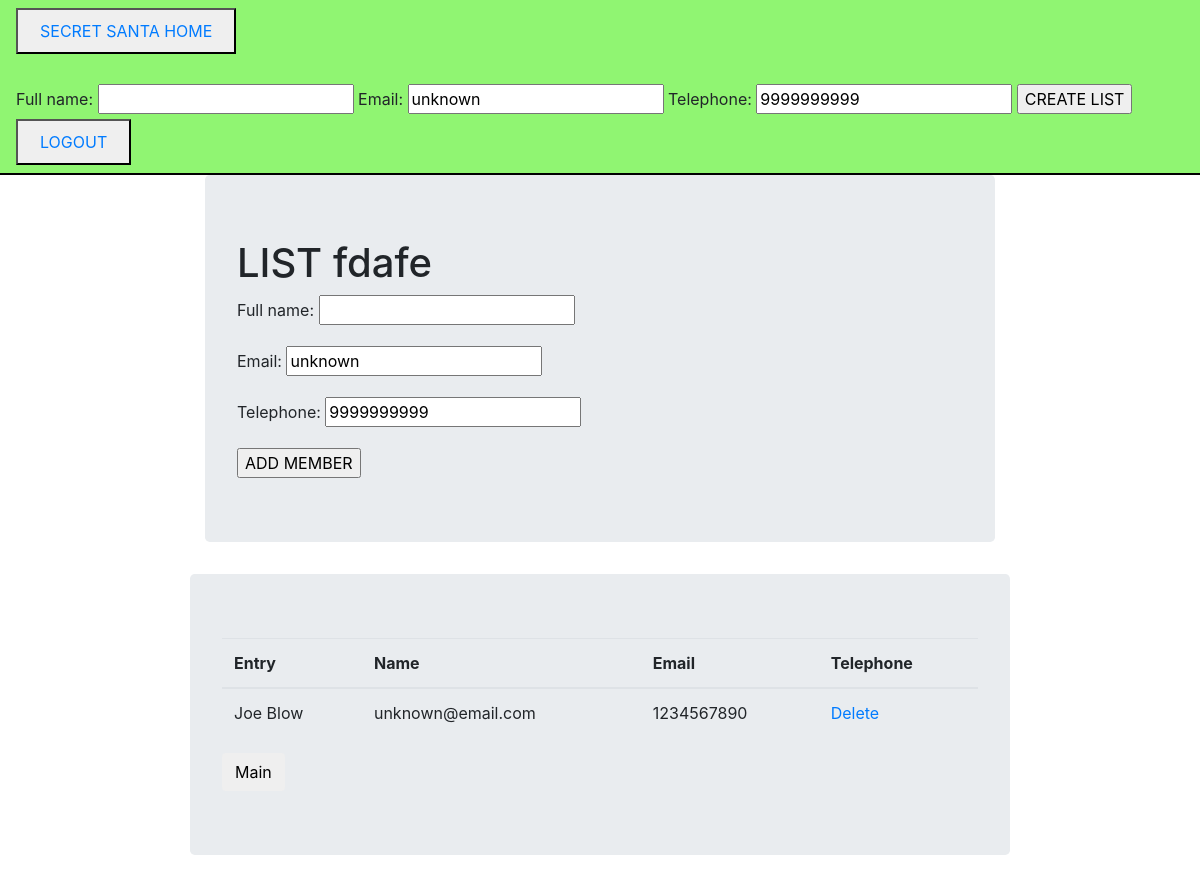
The page /secret_santa/enter_members/ on the database as committed earlier.
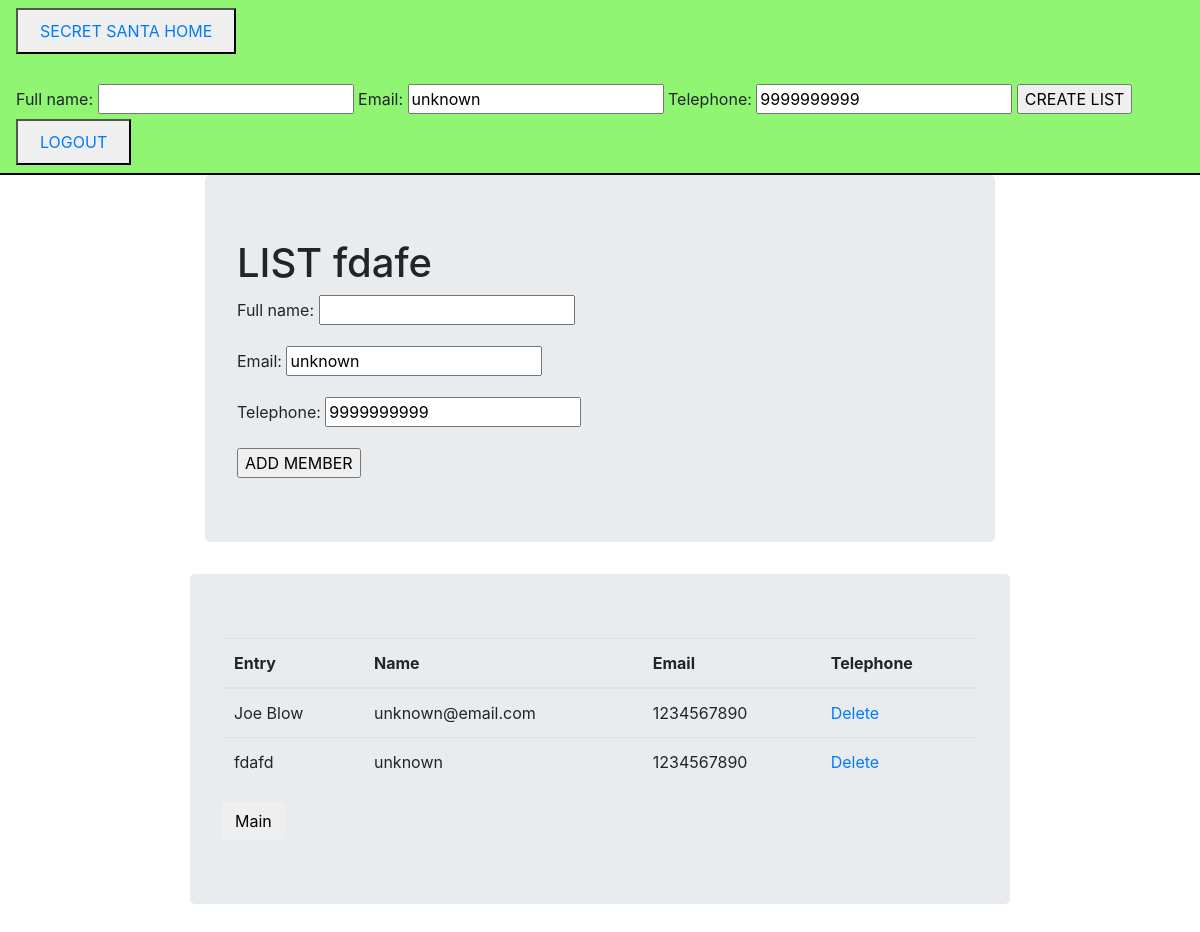
The same page on the database as committed later.
### secret_santa/models.py (models this page shows, shortened)
class Member(BaseModel):
    member_list = models.ForeignKey(List, on_delete=models.CASCADE)
    full_name = models.CharField(max_length=100, validators = [MinLengthValidator(3)])
    email = models.CharField( max_length=200, default='unknown', validators = [EmailValidator])
    telephone = models.CharField(max_length=10, default='9999999999', validators = [MinLengthValidator(10)])

### secret_santa/views.py (the view, shortened to what this page needs)
# urls.py: path('enter_members/', EnterMembersView.as_view(), name='enter_members'),
class EnterMembersView(View):
    def get(self, request):
        form = MemberForm()
        current_list = List.objects.last()
        context = {
        "form": form,
        "current_list": current_list
        }
        return render(request, "secret_santa/enter_members.html", context)

### secret_santa/forms.py
class MemberForm(ModelForm):
    class Meta:
        model = Member
        fields = [ "full_name", "email", "telephone"]

### secret_santa/templates/secret_santa/enter_members.html (shortened to what this page needs)
{% extends 'santa_layout.html' %}
{% load static %}
{% block body %}
    <div class="row">
        <div class="col-sm-2"></div>
        <div class="col-sm-8 ">
            <div class="jumbotron">
                    <h1>LIST {{ current_list.list_name }}</h1>
                    <form action="{% url 'secret_santa:enter_members' %}" method="POST">
                        {{ form.as_p }}
                        <input type="submit" value="ADD MEMBER">
                    </form>
                </div>
            </div>
        </div>
    {% if current_list.member_set.all.count > 0 %}
    <div class="row">
        <div class="col-sm-2"> </div>
        <div class='col-sm-8 jumbotron'>
            <table class="table table-hover">
                <thead class="white">
                    <tr>
                        <th>Entry</th>
                        <th>Name</th>
                        <th>Email</th>
                        <th>Telephone</th>
                    </tr>
                </thead>
                <tbody>
                    {% for member in current_list.member_set.all %}
                    <tr>
                        <td> {{ member.full_name }} </td>
                        <td> {{ member.email }}</td>
                        <td> {{ member.telephone }}</td>
                        <td>
                            <a href="/{{list.id }}/list_delete">Delete </a>
                        </td>
                    </tr>
                    {% endfor %}
                </tbody>
            </table>
            <a href="{% url 'secret_santa:santa_home' %}">
                <button class="btn"> Main </button>
            </a>
        </div>
        <div class="col-sm-2"> </div>
    </div>
{% endif %}
{% endblock %}

Rows that differ between the two databases and show on the page:
added Member: full_name "fdafd", email "unknown", telephone "1234567890"
